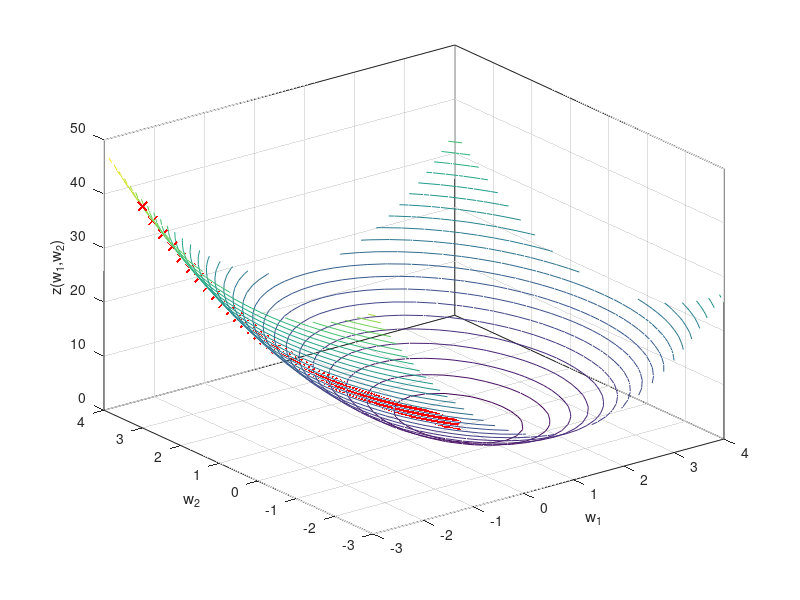

Here is the MATLAB script that generated this plot:
% z(w1,w2) = 2*(w1-1)^2 + w2^2
% grad = [4*(w1-1),2*w2]^T
% Minimum of z(w1,w2) at w1_opt=1, w2_opt=0
clear 
close all
range = -3:0.25:4;
[W1,W2] = meshgrid(range);
Z = (2*(W1-1).^2+W2.^2);
contour3(W1,W2,Z,30)
xlabel('w_1')
ylabel('w_2')
zlabel('z(w_1,w_2)')

w1=-3; w2=3;
lambda = 1e-2; %5e-1

for t=1:200
    g_w1=4*(w1(t)-1);
    g_w2=2*w2(t);
    z(t)=2*(w1(t)-1)^2+w2(t)^2;
    disp([t,w1(t),w2(t),z(t)])
    w1(t+1)=w1(t)-lambda*g_w1;
    w2(t+1)=w2(t)-lambda*g_w2;
    hold on
    plot3(w1(1:t),w2(1:t),z(1:t),'rx')
    pause(0.25)
end